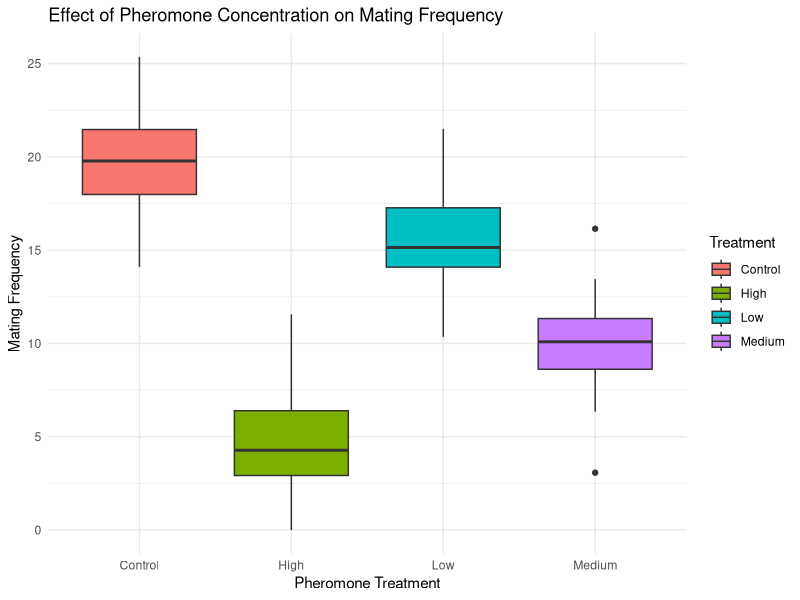
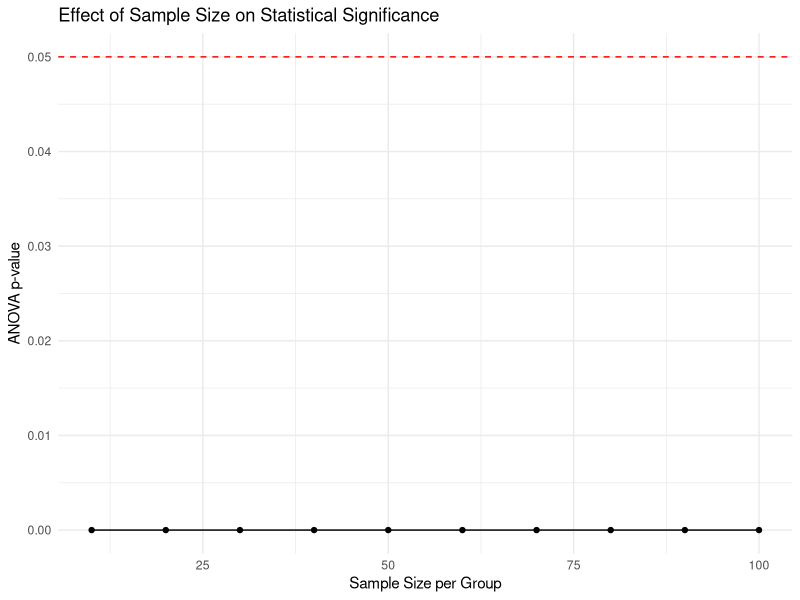

Recreate these plots in R, in order.
## ---- chunk 1
knitr::opts_chunk$set(echo = TRUE)
## ---- chunk 2
set.seed(123)  # Ensure reproducibility

# Define sample sizes, means, and standard deviations
sample_size <- 30
treatments <- c("Control", "Low", "Medium", "High")
means <- c(20, 15, 10, 5)
sd <- 3

# Generate random data from normal distributions
data <- data.frame(
  Treatment = rep(treatments, each = sample_size),
  MatingFrequency = c(
    rnorm(sample_size, mean = means[1], sd = sd),
    rnorm(sample_size, mean = means[2], sd = sd),
    rnorm(sample_size, mean = means[3], sd = sd),
    rnorm(sample_size, mean = means[4], sd = sd)
  )
)

head(data)
## ---- chunk 3
library(ggplot2)

ggplot(data, aes(x = Treatment, y = MatingFrequency, fill = Treatment)) +
  geom_boxplot() +
  theme_minimal() +
  labs(title = "Effect of Pheromone Concentration on Mating Frequency",
       x = "Pheromone Treatment",
       y = "Mating Frequency")
## ---- chunk 4
# Perform ANOVA to test for significant differences
anova_model <- aov(MatingFrequency ~ Treatment, data = data)
summary(anova_model)

TukeyHSD(anova_model)  # For pairwise comparisons
## ---- chunk 5
# Function to test different sample sizes
test_sample_sizes <- function(sample_sizes) {
  results <- data.frame(SampleSize = numeric(), p_value = numeric())
  
  for (n in sample_sizes) {
    new_data <- data.frame(
      Treatment = rep(treatments, each = n),
      MatingFrequency = c(
        rnorm(n, mean = means[1], sd = sd),  # Control group
        rnorm(n, mean = means[2], sd = sd),  # Low pheromone
        rnorm(n, mean = means[3], sd = sd),  # Medium pheromone
        rnorm(n, mean = means[4], sd = sd)   # High pheromone
      )
    )
    
    model <- aov(MatingFrequency ~ Treatment, data = new_data)
    p_val <- summary(model)[[1]][["Pr(>F)"]][1]
    
    results <- rbind(results, data.frame(SampleSize = n, p_value = p_val))
  }
  
  return(results)
}

# Test sample sizes from 10 to 100 in increments of 10
sample_sizes <- seq(10, 100, by = 10)
sample_size_results <- test_sample_sizes(sample_sizes)

print(sample_size_results)
## ---- chunk 6
ggplot(sample_size_results, aes(x = SampleSize, y = p_value)) +
  geom_line() +
  geom_point() +
  geom_hline(yintercept = 0.05, linetype = "dashed", color = "red") +
  theme_minimal() +
  labs(title = "Effect of Sample Size on Statistical Significance",
       y = "ANOVA p-value",
       x = "Sample Size per Group")
